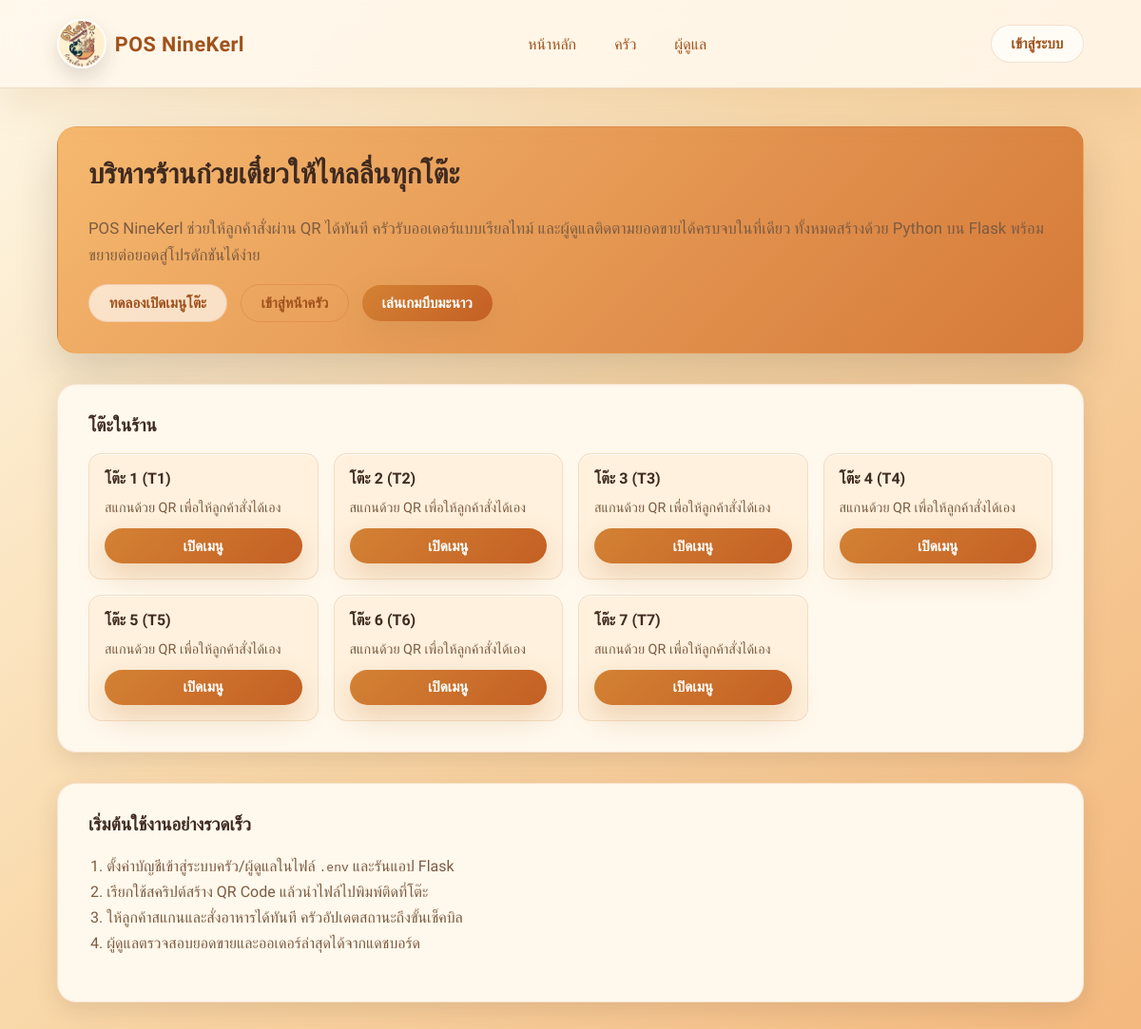
The page / on the database its author committed.
### pos_app/models.py (models this page shows, shortened)
class DiningTable(Base):
    __tablename__ = "dining_tables"
    id: Mapped[int] = mapped_column(primary_key=True)
    name: Mapped[str] = mapped_column(String(50), nullable=False)
    code: Mapped[str] = mapped_column(String(20), nullable=False, unique=True)
    orders: Mapped[List["Order"]] = relationship(
        "Order", back_populates="table", cascade="all, delete-orphan"
    )

### pos_app/views.py (the view)
@main_blueprint.route("/")
def home():
    tables = list(
        db_session.scalars(select(DiningTable).order_by(DiningTable.name)).all()
    )
    return render_template("home.html", tables=tables)

### templates/home.html (shortened to what this page needs)
{% extends "base.html" %}
{% block content %}
<section class="panel hero-panel">
  <div>
    <h2>บริหารร้านก๋วยเตี๋ยวให้ไหลลื่นทุกโต๊ะ</h2>
    <p>
      POS NineKerl ช่วยให้ลูกค้าสั่งผ่าน QR ได้ทันที ครัวรับออเดอร์แบบเรียลไทม์
      และผู้ดูแลติดตามยอดขายได้ครบจบในที่เดียว ทั้งหมดสร้างด้วย Python บน Flask
      พร้อมขยายต่อยอดสู่โปรดักชันได้ง่าย
    </p>
    <div class="hero-actions">
      <a class="button button-light" href="{{ url_for('main.table_menu', table_code=tables[0].code if tables else 'T1') }}" target="_blank" rel="noopener">ทดลองเปิดเมนูโต๊ะ</a>
      <a class="button button-outline-light" href="{{ url_for('main.kitchen_dashboard') }}">เข้าสู่หน้าครัว</a>
      <a class="button button-primary" href="{{ url_for('main.instant_game') }}" target="_blank" rel="noopener">เล่นเกมบีบมะนาว</a>
    </div>
  </div>
</section>
<section class="panel">
  <h3>โต๊ะในร้าน</h3>
  <ul class="table-list">
    {% for table in tables %}
    <li>
      <span class="table-name">{{ table.name }} ({{ table.code }})</span>
      <span class="table-note">สแกนด้วย QR เพื่อให้ลูกค้าสั่งได้เอง</span>
      <a class="button button-primary" href="{{ url_for('main.table_menu', table_code=table.code) }}" target="_blank" rel="noopener">เปิดเมนู</a>
    </li>
    {% else %}
    <li>
      <span class="table-name">ยังไม่มีข้อมูลโต๊ะ</span>
      <span class="table-note">เพิ่มข้อมูลโต๊ะใหม่ในฐานข้อมูลเพียงไม่กี่คลิก</span>
    </li>
    {% endfor %}
  </ul>
</section>
<section class="panel">
  <h3>เริ่มต้นใช้งานอย่างรวดเร็ว</h3>
  <ol class="steps">
    <li>ตั้งค่าบัญชีเข้าสู่ระบบครัว/ผู้ดูแลในไฟล์ <code>.env</code> และรันแอป Flask</li>
    <li>เรียกใช้สคริปต์สร้าง QR Code แล้วนำไฟล์ไปพิมพ์ติดที่โต๊ะ</li>
    <li>ให้ลูกค้าสแกนและสั่งอาหารได้ทันที ครัวอัปเดตสถานะถึงขั้นเช็คบิล</li>
    <li>ผู้ดูแลตรวจสอบยอดขายและออเดอร์ล่าสุดได้จากแดชบอร์ด</li>
  </ol>
</section>
{% endblock %}

### static/css/main.css (style rules this page uses)
:root { --font-family: "Kanit", -apple-system, BlinkMacSystemFont, "Segoe UI", sans-serif; --color-bg: #fdf3dd; --color-surface: #fff8ec; --color-primary: #d38234; --color-primary-dark: #a0521c; --color-accent: #f2c061; --color-success: #3e7466; --color-warning: #c96b1b; --color-danger: #bf4432; --color-muted: #7c5c42; --color-text: #3f2a20; --shadow-sm: 0 8px 24px rgba(63, 42, 32, 0.12); --shadow-md: 0 20px 45px rgba(63, 42, 32, 0.18); --radius-lg: 20px; --radius-md: 14px; --radius-pill: 999px; }
*, *::before, *::after { box-sizing: border-box; }
body { margin: 0; font-family: var(--font-family); background: linear-gradient(135deg, #fef8e7 0%, #f9d9aa 45%, #f3b77c 100%); color: var(--color-text); min-height: 100vh; }
a { color: inherit; }
.panel { background: var(--color-surface); border-radius: var(--radius-lg); padding: 2rem; margin-bottom: 2rem; box-shadow: var(--shadow-sm); border: 1px solid rgba(208, 115, 47, 0.15); }
.hero-panel { background: linear-gradient(135deg, rgba(245, 181, 105, 0.95), rgba(211, 116, 51, 0.95)); color: #ffffff; display: grid; grid-template-columns: minmax(0, 1fr); gap: 1.5rem; box-shadow: var(--shadow-md); }
.hero-panel h2 { color: #f8fafc; font-size: 1.85rem; }
.hero-panel p { color: rgba(248, 250, 252, 0.85); font-size: 1.05rem; line-height: 1.8; }
.hero-actions { display: flex; flex-wrap: wrap; gap: 0.85rem; align-items: center; }
.panel h2, .panel h3, .panel h4 { margin-top: 0; color: var(--color-text); }
.panel p { color: var(--color-muted); line-height: 1.7; }
.button { display: inline-flex; align-items: center; justify-content: center; gap: 0.35rem; padding: 0.6rem 1.3rem; border-radius: var(--radius-pill); font-weight: 600; text-decoration: none; border: none; cursor: pointer; font-size: 0.95rem; transition: transform 0.15s ease, box-shadow 0.2s ease, background 0.2s ease; }
.button-primary { background: linear-gradient(135deg, #d38234, #c45f24); color: #ffffff; box-shadow: 0 12px 30px rgba(191, 132, 72, 0.3); }
.button-light { background: rgba(255, 255, 255, 0.65); color: var(--color-primary-dark); border: 1px solid rgba(208, 115, 47, 0.2); }
.button-outline-light { background: transparent; color: var(--color-primary-dark); border: 1px solid rgba(208, 115, 47, 0.35); }
.table-list { margin: 0; padding: 0; display: grid; grid-template-columns: repeat(auto-fill, minmax(240px, 1fr)); gap: 1rem; list-style: none; }
.table-list li { background: #fff1dd; border-radius: var(--radius-md); padding: 1rem; display: flex; flex-direction: column; gap: 0.8rem; border: 1px solid rgba(192, 135, 84, 0.2); box-shadow: inset 0 1px 0 rgba(255, 255, 255, 0.85); }
.table-name { font-weight: 600; color: var(--color-text); }
.table-note { font-size: 0.9rem; color: var(--color-muted); }
.steps { padding-left: 1.2rem; color: var(--color-muted); line-height: 1.7; }

### rows shown on the page
DiningTable: name "โต๊ะ 1", code "T1"
DiningTable: name "โต๊ะ 2", code "T2"
DiningTable: name "โต๊ะ 3", code "T3"
DiningTable: name "โต๊ะ 4", code "T4"
DiningTable: name "โต๊ะ 5", code "T5"
DiningTable: name "โต๊ะ 6", code "T6"
DiningTable: name "โต๊ะ 7", code "T7"
